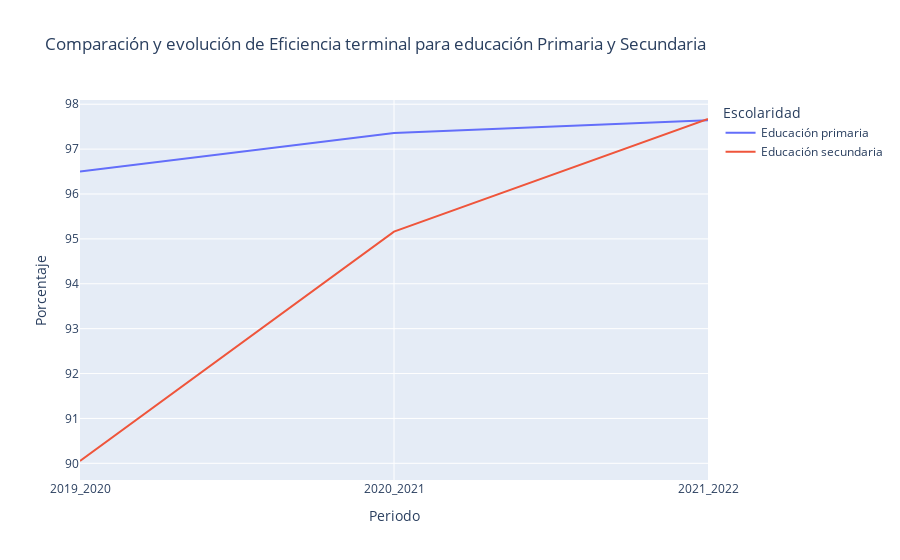

The code cell stored with this chart in its notebook:
### Markdown cell above
##### Comparativa de eficiencia terminal

### Code cell
plotter_primaria_secundaria('Eficiencia terminal', data_escolar_subset)

### Figure 1 — Plotly figure (JSON) as saved in the notebook; plotly's stock layout.template omitted (floating-point values rounded to 4 significant figures)
{"data": [{"hovertemplate": "Escolaridad=Educación primaria<br>Periodo=%{x}<br>Porcentaje=%{y}<extra></extra>", "legendgroup": "Educación primaria", "line": {"color": "#636efa", "dash": "solid"}, "marker": {"symbol": "circle"}, "mode": "lines", "name": "Educación primaria", "orientation": "v", "showlegend": true, "type": "scatter", "x": ["2019_2020", "2020_2021", "2021_2022"], "xaxis": "x", "y": [96.5, 97.36, 97.65], "yaxis": "y"}, {"hovertemplate": "Escolaridad=Educación secundaria<br>Periodo=%{x}<br>Porcentaje=%{y}<extra></extra>", "legendgroup": "Educación secundaria", "line": {"color": "#EF553B", "dash": "solid"}, "marker": {"symbol": "circle"}, "mode": "lines", "name": "Educación secundaria", "orientation": "v", "showlegend": true, "type": "scatter", "x": ["2019_2020", "2020_2021", "2021_2022"], "xaxis": "x", "y": [90.05, 95.16, 97.67], "yaxis": "y"}], "layout": {"legend": {"title": {"text": "Escolaridad"}, "tracegroupgap": 0}, "title": {"text": "Comparación y evolución de Eficiencia terminal para educación Primaria y Secundaria"}, "xaxis": {"anchor": "y", "domain": [0, 1], "title": {"text": "Periodo"}}, "yaxis": {"anchor": "x", "domain": [0, 1], "title": {"text": "Porcentaje"}}}}
